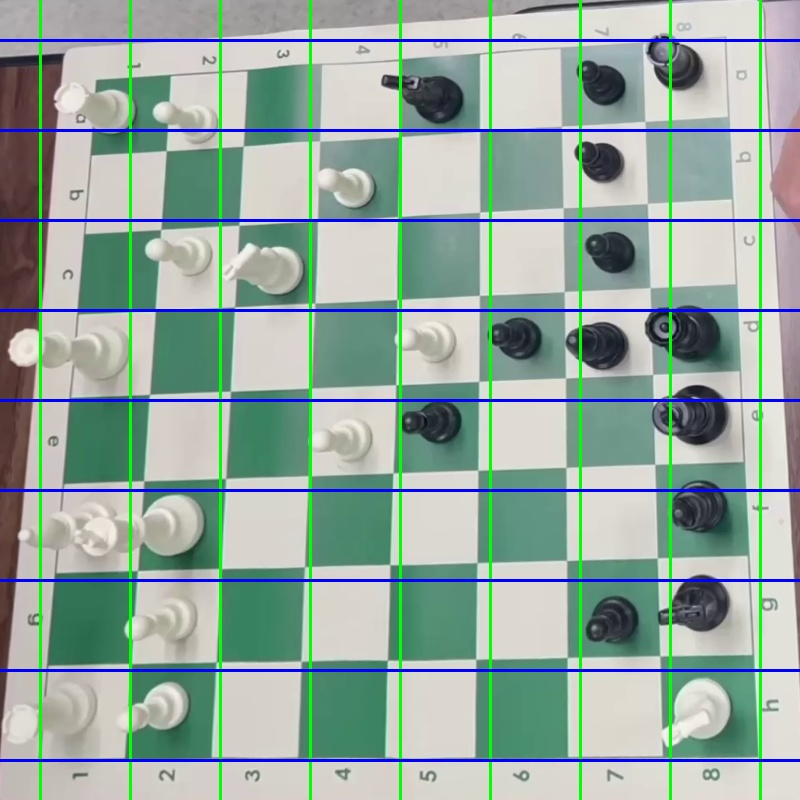
#> input picture debug/grid_overlay.jpg, 800 x 800 px
$ python -i board.py   (imports and definitions only)
#> lines starting #> are read from the running program, lines starting #| are printed output that depends on the picture; after the words box and inside, x2 and y2 are one past the last pixel; in counts of white or black regions, pixels touching at a corner belong together
# board_detect.py
import cv2
import numpy as np

# ---------------------- config (ปรับได้) ----------------------
DEFAULT_CFG = {
    "board": {
        "warp_size": 800,
        "canny_low": 50,
        "canny_high": 150,
        "hough_threshold": 60,
        "min_line_length": 120,
        "max_line_gap": 10,
        # refine local-search (พิกเซล/องศา/สเกล)
        "refine_dx": 3,
        "refine_dy": 3,
        "refine_rot_deg": 1.0,
        "refine_scale": 0.01,
    }
}

# ---------------------- utils geometry ----------------------
def _order_corners(pts4):
    pts = np.asarray(pts4, dtype=np.float32)
    s = pts.sum(axis=1)
    d = np.diff(pts, axis=1).ravel()
    tl = pts[np.argmin(s)]
    br = pts[np.argmax(s)]
    tr = pts[np.argmin(d)]
    bl = pts[np.argmax(d)]
    return np.array([tl, tr, br, bl], dtype=np.float32)

# [95 lines left out: functions _line_abcd, _intersect, _kmeans_1d, _detect_lines_edges, _fast_lines_or_hough, corners_from_extreme_lines, not called in this run]

# ---------------------- color mask branch ----------------------
def _mask_board_hsv(bgr):
    hsv = cv2.cvtColor(bgr, cv2.COLOR_BGR2HSV)
    m_green = cv2.inRange(hsv, (30, 20, 40), (90, 255, 255))
    m_white = cv2.inRange(hsv, (0, 0, 180), (179, 60, 255))
    mask = cv2.bitwise_or(m_green, m_white)
    mask = cv2.morphologyEx(mask, cv2.MORPH_CLOSE, np.ones((9,9), np.uint8))
    return mask

# ---------------------- checker energy refine ----------------------
def _checker_energy(warped):
    # คิดคะแนนความเป็นลายหมากรุก 8x8
    H,W = warped.shape[:2]
    g = cv2.cvtColor(warped, cv2.COLOR_BGR2GRAY)
    g = cv2.GaussianBlur(g, (3,3), 0)
    # สร้าง kernel ลาย chess 8x8 แบบ coarse
    cell = max(4, min(H,W)//16)
    k = np.zeros((cell*8, cell*8), np.float32)
    s = 1.0
    for r in range(8):
        for c in range(8):
            val = 1 if (r+c)%2==0 else -1
            k[r*cell:(r+1)*cell, c*cell:(c+1)*cell] = val
    k = k / np.linalg.norm(k)
    G = cv2.resize(g, (cell*8, cell*8), interpolation=cv2.INTER_AREA)
    G = (G - G.mean()) / (G.std()+1e-6)
    return float(abs((G*k).sum()))

def _perturb_corners(corners, dx, dy, rot_deg, scale):
    # เลื่อน/หมุน/สเกลรอบ centroid
    C = corners.copy().astype(np.float32)
    cen = C.mean(axis=0)
    # translate
    C = C + np.array([dx, dy], np.float32)
    # scale
    C = (C - cen)*(1.0+scale) + cen
    # rotate
    th = np.deg2rad(rot_deg)
    R = np.array([[np.cos(th), -np.sin(th)],[np.sin(th), np.cos(th)]], np.float32)
    C = ((C - cen) @ R.T) + cen
    return C

def refine_by_checker_energy(bgr, rough_corners, grid=8, cfg=DEFAULT_CFG):
    w = cfg["board"]["warp_size"]
    dst = np.float32([[0,0],[w,0],[w,w],[0,w]])
    base = _order_corners(rough_corners)

    best = base.copy()
    best_score = -1e9

    dx_max = cfg["board"]["refine_dx"]
    dy_max = cfg["board"]["refine_dy"]
    rot = cfg["board"]["refine_rot_deg"]
    sca = cfg["board"]["refine_scale"]

    # coarse search ชุดเล็กๆ
    for dx in range(-dx_max, dx_max+1, 2):
        for dy in range(-dy_max, dy_max+1, 2):
            for r in [-rot, 0, rot]:
                for s in [-sca, 0.0, sca]:
                    C = _perturb_corners(base, dx, dy, r, s)
                    M = cv2.getPerspectiveTransform(C.astype(np.float32), dst)
                    warped = cv2.warpPerspective(bgr, M, (w,w))
                    score = _checker_energy(warped)
                    if score > best_score:
                        best_score = score
                        best = C.copy()
    return _order_corners(best)

# ---------------------- main APIs ----------------------
def _find_board_corners(bgr, cfg=DEFAULT_CFG):
    # 0) ตัดขอบดำหนาๆ ออกก่อน (ถ้ามี)
    h,w = bgr.shape[:2]
    pad = int(0.02 * min(h,w))
    bgr_crop = bgr[pad:h-pad, pad:w-pad].copy()
    off = np.array([pad, pad], np.float32)

    # 1) mask สี
    mask = _mask_board_hsv(bgr_crop)
    use_mask = (mask>0).sum() > 0.02 * mask.size

    if use_mask:
        cnts,_ = cv2.findContours(mask, cv2.RETR_EXTERNAL, cv2.CHAIN_APPROX_SIMPLE)
        cnt = max(cnts, key=cv2.contourArea)
        rect = cv2.minAreaRect(cnt)
        box  = cv2.boxPoints(rect).astype(np.float32)
        rough = _order_corners(box) + off
    else:
        edges = _detect_lines_edges(bgr, cfg)
        L = _fast_lines_or_hough(edges, cfg)
        if L is None or len(L) < 4:
            raise RuntimeError("No lines found")
        corners = corners_from_extreme_lines(L)
        if corners is None:
            raise RuntimeError("Cannot form extreme line polygon")
        rough = corners  # edges ทำบนภาพเต็มอยู่แล้ว

    # 2) refine ด้วย checker energy
    final = refine_by_checker_energy(bgr, rough, grid=8, cfg=cfg)
    return final

def warp_board(bgr, cfg=DEFAULT_CFG):
    w = cfg["board"]["warp_size"]
    src = _find_board_corners(bgr, cfg)
    dst = np.float32([[0,0],[w,0],[w,w],[0,w]])
    M = cv2.getPerspectiveTransform(src, dst)
    warped = cv2.warpPerspective(bgr, M, (w,w))
    # return warped, M, src
    return warped, M

# วางเพิ่มไว้ใน board.py (นอกเหนือจากของเดิม)
# [119 lines left out: functions _prep_for_lines, _cluster_positions, _grid_lines_from_hough, split_grid, not called in this run]

>>> import cv2
>>> picture = cv2.imread('../../debug/grid_overlay.jpg')
#> picture is the input picture: shape (800, 800, 3); mean B, G, R 160, 169.2, 149.2
>>> result = warp_board(picture)
#> in warp_board, `w = cfg["board"]["warp_size"]`: w = 800
#> in _mask_board_hsv, `hsv = cv2.cvtColor(bgr, cv2.COLOR_BGR2HSV)`: hsv: shape (768, 768, 3); mean H, S, V 57.1, 59.4, 180.8
#> in _mask_board_hsv, `m_green = cv2.inRange(hsv, (30, 20, 40), (90, 255, 255))`:
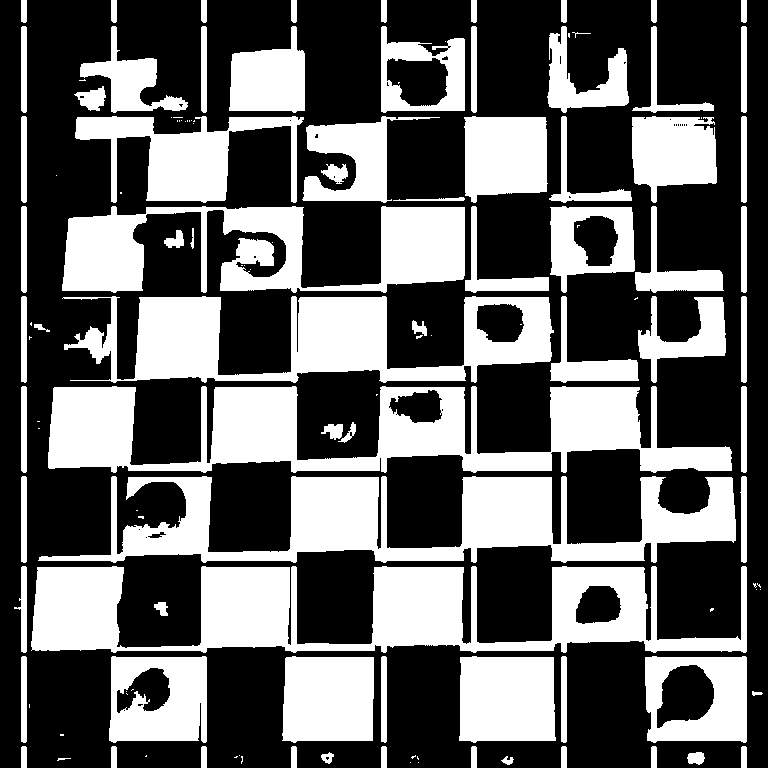
#> m_green: shape (768, 768); 38.5% white; 128 white regions (52 under 20 px), largest, box (x1, y1, x2, y2) and area: (31, 566, 747, 653) 32053, (48, 386, 732, 473) 30377, (38, 476, 736, 563) 27253
#> in _mask_board_hsv, `m_white = cv2.inRange(hsv, (0, 0, 180), (179, 60, 255))`:
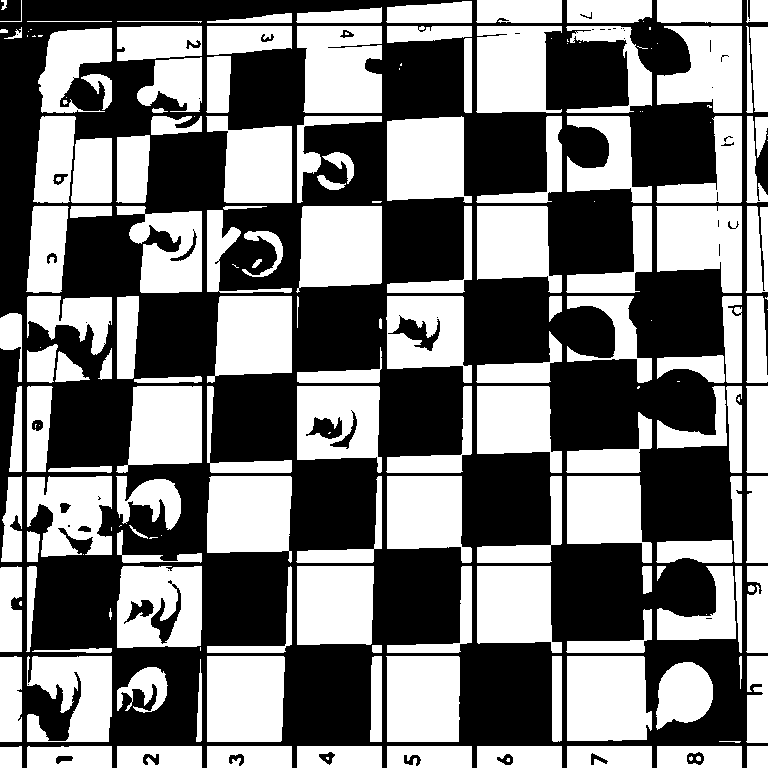
#> m_white: shape (768, 768); 47.9% white; 191 white regions (50 under 20 px), largest, box (x1, y1, x2, y2) and area: (567, 656, 652, 741) 6768, (207, 656, 285, 742) 6577, (297, 26, 382, 113) 6512
#> in _mask_board_hsv, `mask = cv2.bitwise_or(m_green, m_white)`: mask: shape (768, 768); 84.4% white; 334 black regions (233 under 20 px), largest, box (x1, y1, x2, y2) and area: (0, 17, 768, 375) 28130, (0, 321, 768, 637) 22812, (0, 647, 768, 683) 3587
#> in _mask_board_hsv, `mask = cv2.morphologyEx(mask, cv2.MORPH_CLOSE, np.ones((9,9), np.uint8))`:
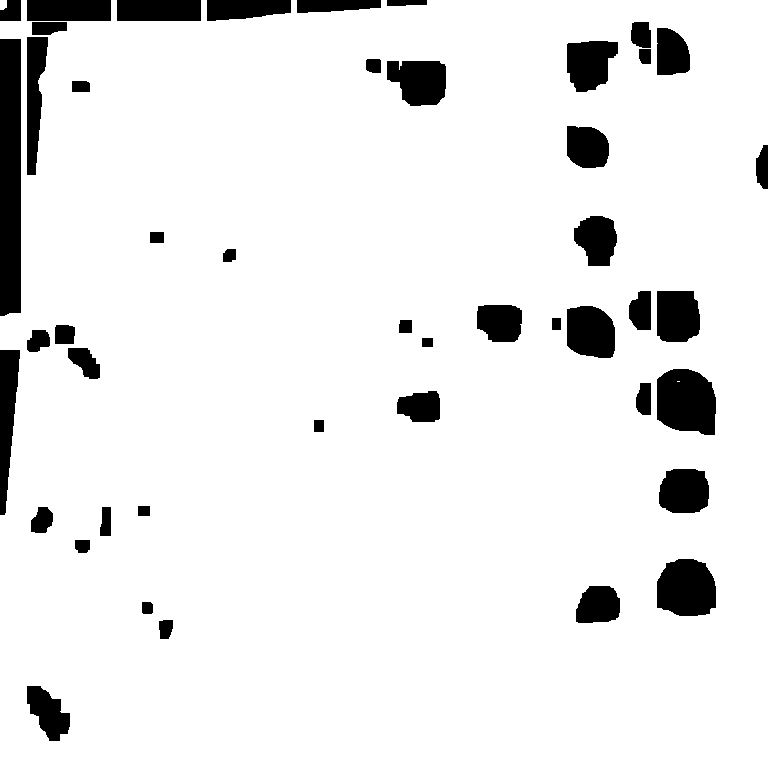
#> mask: shape (768, 768); 91.7% white; 46 black regions
#> in _find_board_corners, `use_mask = (mask>0).sum() > 0.02 * mask.size`: use_mask = True
#> in _find_board_corners, `cnts,_ = cv2.findContours(mask, cv2.RETR_EXTERNAL, cv2.CHAIN_APPROX_SI..`: cnts = 2 contours; box (x1, y1, x2, y2) and area: (0, 0, 768, 768) 573314, (0, 0, 7, 10) 50
#> in _find_board_corners, `cnt = max(cnts, key=cv2.contourArea)`: cnt = contour of 138 points, box (x1, y1, x2, y2) (0, 0, 768, 768), area 573314
#> in _find_board_corners, `rect = cv2.minAreaRect(cnt)`: rect = ((383.5, 383.5), (767, 767), -90)
#> in _find_board_corners, `box  = cv2.boxPoints(rect).astype(np.float32)`: box = [[767, 767], [-2.35e-14, 767], [0, 0], [767, 0]]
#> in _order_corners, `s = pts.sum(axis=1)`: s = [1534, 767, 0, 767]
#> in _order_corners, `d = np.diff(pts, axis=1).ravel()`: d = [0, 767, 0, -767]
#> in _order_corners, `tl = pts[np.argmin(s)]`: tl = [0, 0]
#> in _order_corners, `br = pts[np.argmax(s)]`: br = [767, 767]
#> in _order_corners, `tr = pts[np.argmin(d)]`: tr = [767, 0]
#> in _order_corners, `bl = pts[np.argmax(d)]`: bl = [-2.35e-14, 767]
#> in _find_board_corners, `rough = _order_corners(box) + off`: rough = [[16, 16], [783, 16], [783, 783], [16, 783]]
#> in refine_by_checker_energy, `w = cfg["board"]["warp_size"]`: w = 800
#> in refine_by_checker_energy, `dst = np.float32([[0,0],[w,0],[w,w],[0,w]])`: dst = [[0, 0], [800, 0], [800, 800], [0, 800]]
#> in refine_by_checker_energy, `base = _order_corners(rough_corners)`: base = [[16, 16], [783, 16], [783, 783], [16, 783]]
#> in refine_by_checker_energy, `dx_max = cfg["board"]["refine_dx"]`: dx_max = 3
#> in refine_by_checker_energy, `rot = cfg["board"]["refine_rot_deg"]`: rot = 1
#> in refine_by_checker_energy, `sca = cfg["board"]["refine_scale"]`: sca = 0.01
#> the loop in refine_by_checker_energy, `for dx in range(-dx_max, dx_max+1, 2):` made 4 passes
#> pass 1, in _checker_energy, `g = cv2.cvtColor(warped, cv2.COLOR_BGR2GRAY)`:
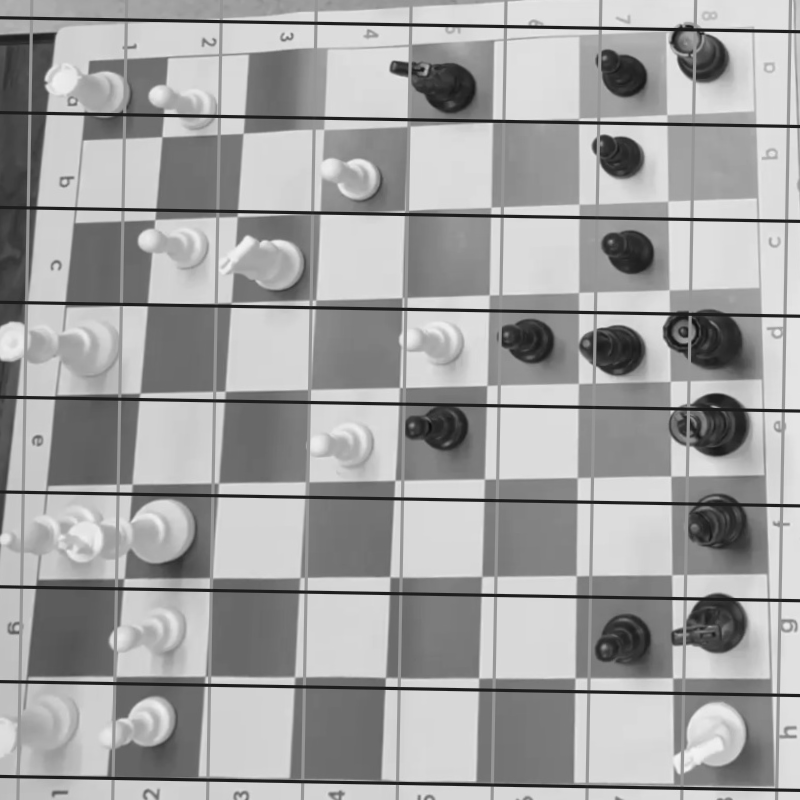
#> g: shape (800, 800); min 11, max 245, mean 161.6
#> pass 1, in _checker_energy, `G = cv2.resize(g, (cell*8, cell*8), interpolation=cv2.INTER_AREA)`:
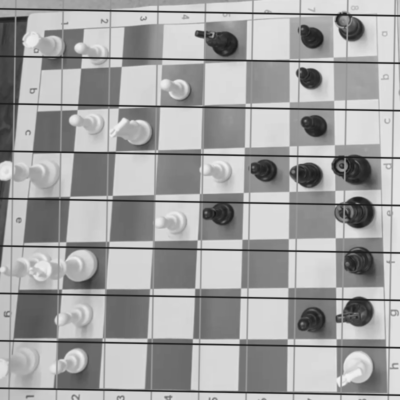
#> G: shape (400, 400); min 21, max 242, mean 161.8
#> after the loop in refine_by_checker_energy, `for dx in range(-dx_max, dx_max+1, 2):`:
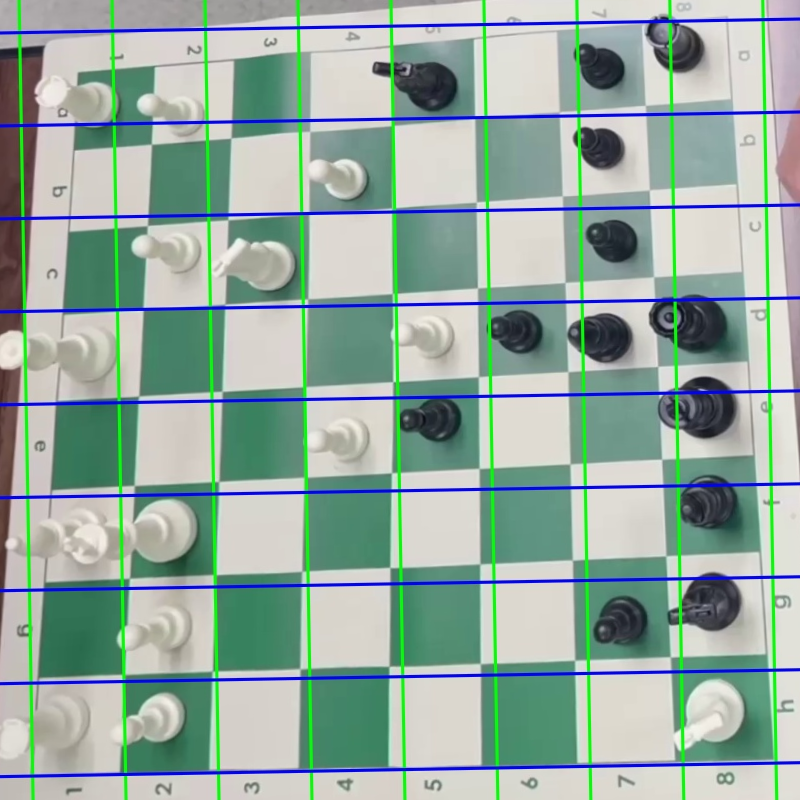
#> warped: shape (800, 800, 3); mean B, G, R 160.9, 170.5, 148.7
#> in warp_board, `warped = cv2.warpPerspective(bgr, M, (w,w))`:
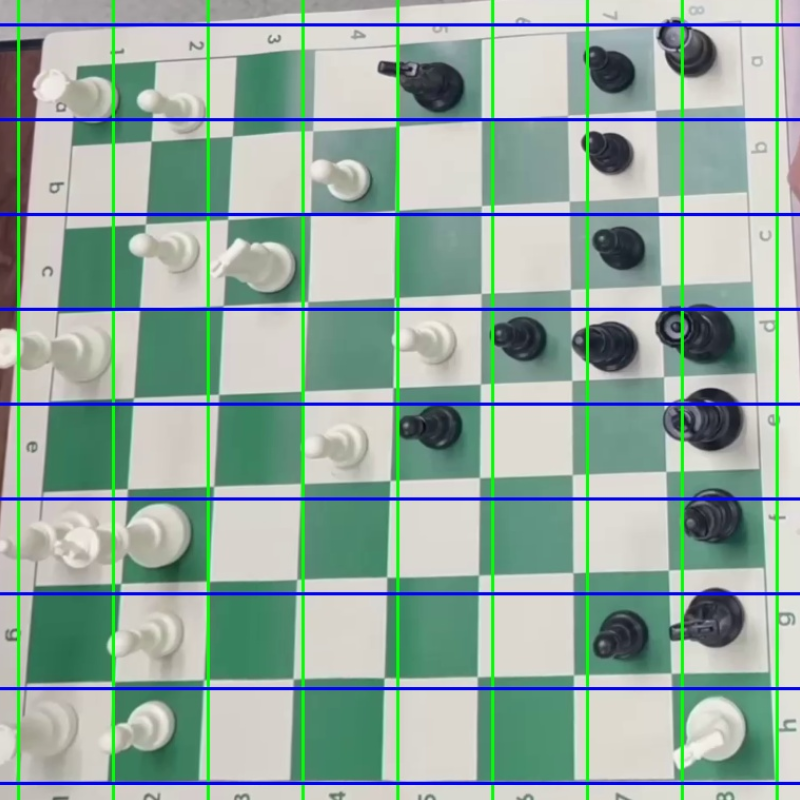
#> warped: shape (800, 800, 3); mean B, G, R 160.4, 170.3, 147.4
